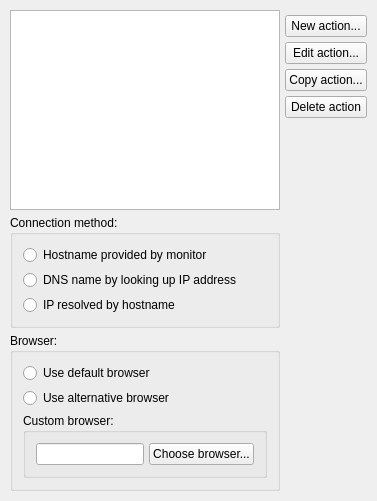
     <widget class="QWidget" name="tab_actions">
      <property name="sizePolicy">
       <sizepolicy hsizetype="Minimum" vsizetype="Minimum">
        <horstretch>0</horstretch>
        <verstretch>0</verstretch>
       </sizepolicy>
      </property>
      <attribute name="title">
       <string>Actions</string>
      </attribute>
      <layout class="QGridLayout" name="gridLayout_6">
       <property name="leftMargin">
        <number>10</number>
       </property>
       <property name="topMargin">
        <number>10</number>
       </property>
       <property name="rightMargin">
        <number>10</number>
       </property>
       <property name="bottomMargin">
        <number>10</number>
       </property>
       <property name="spacing">
        <number>5</number>
       </property>
       <item row="0" column="0">
        <widget class="QListWidget" name="list_actions">
         <property name="sizePolicy">
          <sizepolicy hsizetype="MinimumExpanding" vsizetype="MinimumExpanding">
           <horstretch>0</horstretch>
           <verstretch>0</verstretch>
          </sizepolicy>
         </property>
         <property name="minimumSize">
          <size>
           <width>0</width>
           <height>200</height>
          </size>
         </property>
         <property name="resizeMode">
          <enum>QListView::Adjust</enum>
         </property>
        </widget>
       </item>
       <item row="0" column="2">
        <layout class="QVBoxLayout" name="verticalLayout_4">
         <property name="spacing">
          <number>5</number>
         </property>
         <property name="leftMargin">
          <number>0</number>
         </property>
         <property name="topMargin">
          <number>5</number>
         </property>
         <property name="rightMargin">
          <number>0</number>
         </property>
         <property name="bottomMargin">
          <number>5</number>
         </property>
         <item>
          <widget class="QPushButton" name="button_new_action">
           <property name="text">
            <string>New action...</string>
           </property>
          </widget>
         </item>
         <item>
          <widget class="QPushButton" name="button_edit_action">
           <property name="text">
            <string>Edit action...</string>
           </property>
          </widget>
         </item>
         <item>
          <widget class="QPushButton" name="button_copy_action">
           <property name="text">
            <string>Copy action...</string>
           </property>
          </widget>
         </item>
         <item>
          <widget class="QPushButton" name="button_delete_action">
           <property name="text">
            <string>Delete action</string>
           </property>
          </widget>
         </item>
         <item>
          <spacer name="verticalSpacer_2">
           <property name="orientation">
            <enum>Qt::Vertical</enum>
           </property>
           <property name="sizeHint" stdset="0">
            <size>
             <width>20</width>
             <height>40</height>
            </size>
           </property>
          </spacer>
         </item>
        </layout>
       </item>
       <item row="1" column="0">
        <widget class="QGroupBox" name="groupbox_connection_method">
         <property name="sizePolicy">
          <sizepolicy hsizetype="Minimum" vsizetype="Minimum">
           <horstretch>0</horstretch>
           <verstretch>0</verstretch>
          </sizepolicy>
         </property>
         <property name="title">
          <string>Connection method:</string>
         </property>
         <layout class="QVBoxLayout" name="verticalLayout_5">
          <property name="spacing">
           <number>5</number>
          </property>
          <property name="leftMargin">
           <number>10</number>
          </property>
          <property name="topMargin">
           <number>10</number>
          </property>
          <property name="rightMargin">
           <number>10</number>
          </property>
          <property name="bottomMargin">
           <number>10</number>
          </property>
          <item>
           <widget class="QRadioButton" name="input_radiobutton_connect_by_host">
            <property name="text">
             <string>Hostname provided by monitor</string>
            </property>
           </widget>
          </item>
          <item>
           <widget class="QRadioButton" name="input_radiobutton_connect_by_dns">
            <property name="text">
             <string>DNS name by looking up IP address</string>
            </property>
           </widget>
          </item>
          <item>
           <widget class="QRadioButton" name="input_radiobutton_connect_by_ip">
            <property name="text">
             <string>IP resolved by hostname</string>
            </property>
           </widget>
          </item>
         </layout>
        </widget>
       </item>
       <item row="3" column="0">
        <spacer name="verticalSpacer_8">
         <property name="orientation">
          <enum>Qt::Vertical</enum>
         </property>
         <property name="sizeHint" stdset="0">
          <size>
           <width>0</width>
           <height>0</height>
          </size>
         </property>
        </spacer>
       </item>
       <item row="2" column="0">
        <widget class="QGroupBox" name="groupbox_browser">
         <property name="sizePolicy">
          <sizepolicy hsizetype="Minimum" vsizetype="Minimum">
           <horstretch>0</horstretch>
           <verstretch>0</verstretch>
          </sizepolicy>
         </property>
         <property name="title">
          <string>Browser:</string>
         </property>
         <layout class="QVBoxLayout" name="verticalLayout_14">
          <property name="spacing">
           <number>5</number>
          </property>
          <property name="leftMargin">
           <number>10</number>
          </property>
          <property name="topMargin">
           <number>10</number>
          </property>
          <property name="rightMargin">
           <number>10</number>
          </property>
          <property name="bottomMargin">
           <number>10</number>
          </property>
          <item>
           <widget class="QRadioButton" name="input_radiobutton_use_default_browser">
            <property name="text">
             <string>Use default browser</string>
            </property>
           </widget>
          </item>
          <item>
           <widget class="QRadioButton" name="input_radiobutton_use_custom_browser">
            <property name="text">
             <string>Use alternative browser</string>
            </property>
           </widget>
          </item>
          <item>
           <widget class="QGroupBox" name="groupbox_custom_browser">
            <property name="sizePolicy">
             <sizepolicy hsizetype="Minimum" vsizetype="Minimum">
              <horstretch>0</horstretch>
              <verstretch>0</verstretch>
             </sizepolicy>
            </property>
            <property name="title">
             <string>Custom browser:</string>
            </property>
            <layout class="QGridLayout" name="gridLayout_19">
             <property name="leftMargin">
              <number>10</number>
             </property>
             <property name="topMargin">
              <number>10</number>
             </property>
             <property name="rightMargin">
              <number>10</number>
             </property>
             <property name="bottomMargin">
              <number>10</number>
             </property>
             <property name="spacing">
              <number>5</number>
             </property>
             <item row="0" column="0">
              <widget class="QLineEdit" name="input_lineedit_custom_browser"/>
             </item>
             <item row="0" column="1">
              <widget class="QPushButton" name="button_choose_browser">
               <property name="text">
                <string>Choose browser...</string>
               </property>
              </widget>
             </item>
            </layout>
           </widget>
          </item>
         </layout>
        </widget>
       </item>
      </layout>
     </widget>
